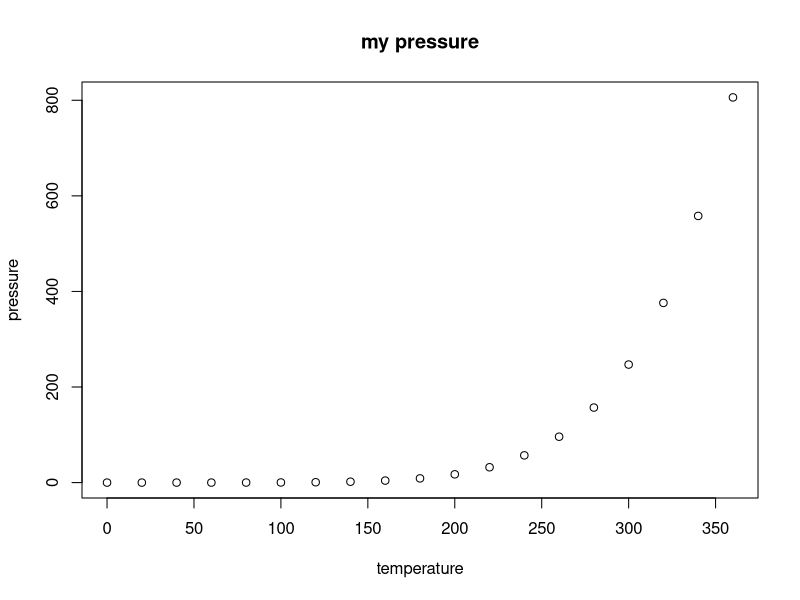

Source code (R):
## ---- chunk 1
knitr::opts_chunk$set(echo = TRUE)
## ---- chunk 2
summary(cars)
## ---- chunk 3
plot(pressure,main="my pressure")
